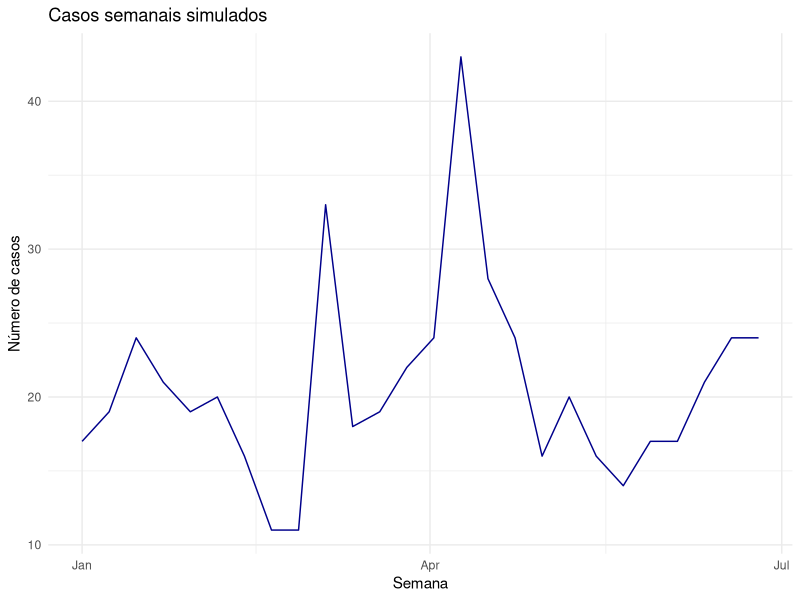
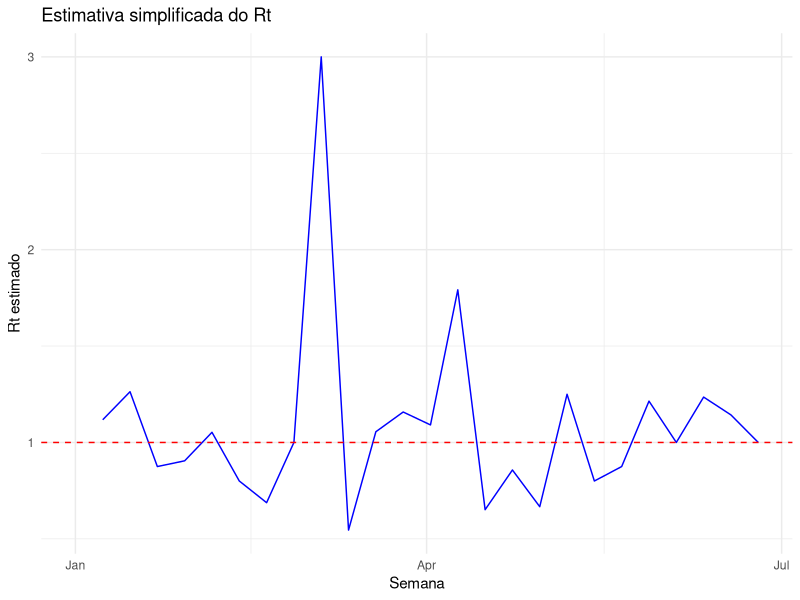

Recreate these plots in R, in order.
# DESAFIO 03 – DETECÇÃO DE SURTOS

# Objetivo: A partir de uma base simulada com dados semanais de um município,
# vamos identificar possíveis surtos por meio de:
# - Cálculo da média móvel de casos
# - Estimativa simplificada do número efetivo de reprodução (Rt)
# - Visualização dos resultados com gráficos
#
# Este desafio se baseia nos conteúdos abordados nas aulas 10 (séries temporais)
# e 11 (modelagem de epidemias).

# =============================================================
# 1. Carregando pacotes necessários
# =============================================================

library(tidyverse)     # Manipulação de dados e visualizações
library(lubridate)     # Manipulação de datas
library(zoo)           # Cálculo de médias móveis

# =============================================================
# 2. Simulando base semanal de casos
# =============================================================

set.seed(123)
data_semanal <- seq.Date(from = as.Date("2023-01-01"), to = as.Date("2023-06-30"), by = "week")
n <- length(data_semanal)

# Criando padrão com tendência + ruído aleatório + surtos
casos <- 15 +
  0.3 * seq_len(n) +                         # tendência crescente
  5 * sin(2 * pi * seq_len(n)/12) +         # variação cíclica
  rnorm(n, mean = 0, sd = 2)                # ruído

# Adicionando surtos artificiais
casos[c(10, 15)] <- casos[c(10, 15)] + 20

infectados <- round(casos * runif(n, 0.5, 0.8))  # proporção de infectados

serie <- tibble(
  semana = data_semanal,
  casos = round(casos),
  infectados = infectados
)

# Visualização inicial da série
serie %>%
  ggplot(aes(x = semana, y = casos)) +
  geom_line(color = "darkblue") +
  labs(title = "Casos semanais simulados", x = "Semana", y = "Número de casos") +
  theme_minimal()

# =============================================================
# 3. Calcule a média móvel de 3 semanas
# =============================================================

# Use a função rollmean para calcular a média móvel dos casos
# Crie uma nova coluna chamada "media_movel" dentro do objeto "serie"

# Em seguida, crie um gráfico com:
# - Linha cinza para os casos
# - Linha vermelha para a média móvel de 3 semanas

# =============================================================
# 4. Estime o Rt semanal de forma simplificada
# =============================================================

serie <- serie %>%
  mutate(
    casos_passado = lag(casos),
    rt_estimado = casos / casos_passado
  )

# Gráfico do Rt com linha azul e linha vermelha pontilhada em y = 1
serie %>%
  ggplot(aes(x = semana, y = rt_estimado)) +
  geom_line(color = "blue") +
  geom_hline(yintercept = 1, linetype = "dashed", color = "red") +
  labs(title = "Estimativa simplificada do Rt",
       x = "Semana", y = "Rt estimado") +
  theme_minimal()

# =============================================================
# 5. Conclusão
# =============================================================

# Interprete os gráficos:
# - Quando há indícios de surtos?
# - Quando o Rt ficou acima de 1?
# - A média móvel ajuda a entender melhor os padrões?
